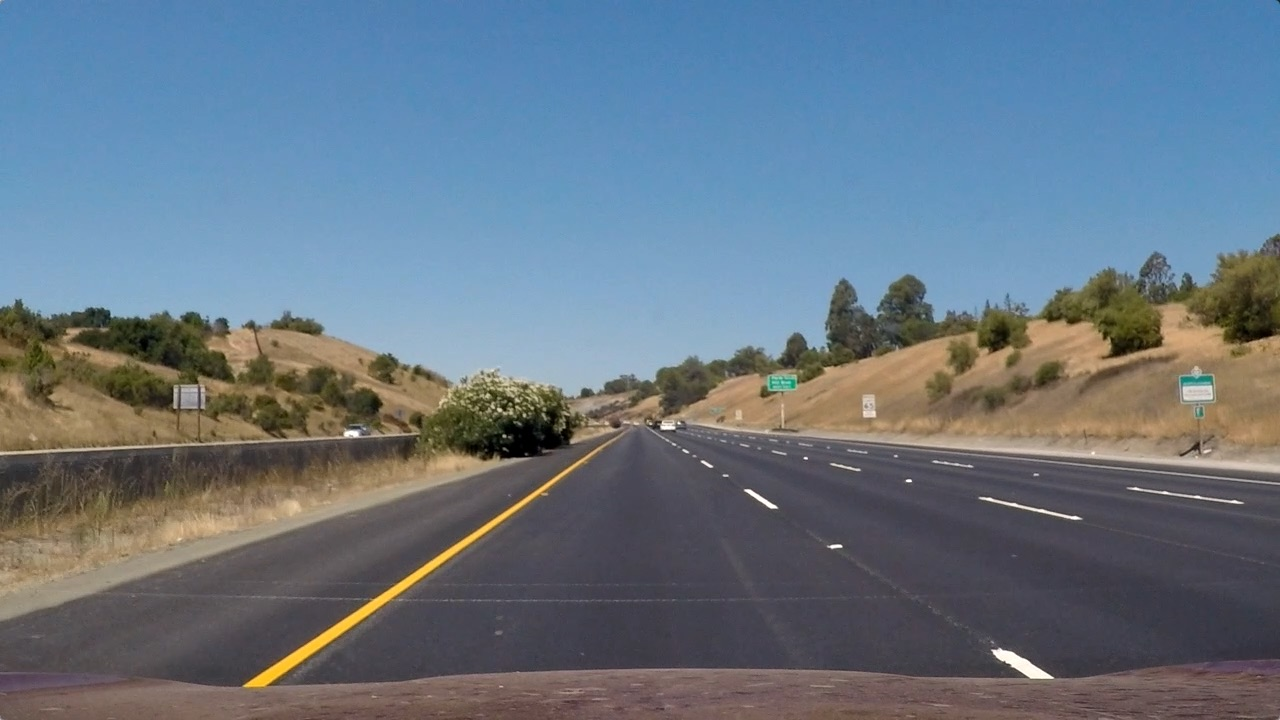
#> input picture test_images/straight_lines1.jpg, 1280 x 720 px
$ jupyter execute perspective_transformation.ipynb   (shell and % lines are left out)
#> lines starting #> are read from the running program, lines starting #| are printed output that depends on the picture; after the words box and inside, x2 and y2 are one past the last pixel; in counts of white or black regions, pixels touching at a corner belong together
### utils.py
#!/usr/bin/env python3
# -*- coding: utf-8 -*-
"""
Created on Tue Mar  7 00:50:07 2017

@author: pierluigiferrari
"""

import numpy as np
import cv2
import pickle

def load_camera_calib(filepath):
    '''
    Load a camera matrix and distortion coefficients from a pickle file.
    '''
#> called with filepath = 'cam_calib.p'

    with open(filepath, "rb") as f:
#> (reads cam_calib.p from the repository)
        cam_calib = pickle.load(f)

    cam_matrix = cam_calib['cam_matrix']
    dist_coeffs = cam_calib['dist_coeffs']

    print("Camera matrix and distortion coefficients loaded.")

    return cam_matrix, dist_coeffs

# [76 lines left out: functions load_warp_params, create_split_view, not called in this run]

### perspective_transformation.ipynb
# Computing the Perspective Transformation Parameters

This notebook provides a brief description of how to compute the perspective transformation matrices and conversion factors between pixels and meters required by the lane tracker.

---
## 0. Import Modules, Load Camera Matrix

[cell 1]
import numpy as np
import cv2
import matplotlib.pyplot as plt
import matplotlib.image as mpimg
import pickle

from utils import load_camera_calib

[cell 2]
cam_matrix, dist_coeffs = load_camera_calib('cam_calib.p')

---
## 1. Compute Perspective Transformation

The goal of the perspective transformation is to create bird's eye view versions of images recorded by a camera mounted on a vehicle. For the lane tracker to work correctly, it needs to see the ground plane (i.e. the road) perpendicularly from above. In order compute this transformation, we'll take an image recorded with the mounted camera while the vehicle is on a flat, straight road with clear lane lines.

This perspective transformation is a linearization of the true surface, i.e. we're pretending that the surface that the vehicle is driving on is a perfect plane that is at all times parallel to the velocity vector of the vehicle. In reality, of course, the surface is not a plane. Whenever there are hills or bumps in the road, the perspective transformation we compute here will be a poor approximation to the true perpendicular view from above. To be more precise, whenever the slope of the road ahead changes, the perspective transform fails to truly show the surface perpendiculalry from above as long as the change rate of the slope is non-zero.

This approach has a number of shortcomings. The surface is not flat, the road and its lane lines are not perfectly straight, and the car and its camera are not oriented perfectly along the direction of the lane. Despite these shortcomings, this approximation is the best we have without having to build a much more complex system.

The procedure for the calibration is this:

1. Pick an image recorded with the mounted camera while the vehicle is on a flat, straight road with clearly visible lane lines. It is important that the road is as close to flat as possible and that the lane lines are as close to straight as possible. Ideally, the camera is in the center of the lane and oriented perfectly along the direction of the lane.
2. Pick two points on each of the two lane lines such that the four points form a trapezoid with bases parallel to the horizontal axis of the image. This is the set of source points for the transform.
3. Pick four points that form a rectangle. This is the set of destination points for the transform, i.e. the transform will be computed as a linear transformation (i.e. a matrix) that maps the source points onto the destination points.
4. Call `cv2.getPerspectiveTransform()` with the source and destination points to compute the transformation matrix.
5. Call `cv2.getPerspectiveTransform()` with the source and destination points in reverse order to compute the inverse transformation matrix. We will need this to transform detected lane lines back to the original view after processing.
6. Choose a size (width, height) for the transformed image.
7. Call `cv2.warpPerspective()` with the calibration image and the transformation matrix.
8. If the transformed image contains a suitable stretch of the road ahead and displays the lane lines as nearly parallel, the transformation matrix computed in step 4 is usable. If not, tune the source points, destination points and/or the output size of the transformed image and repeat the procedure.

A note about the last step: You will want to make sure that the transformation makes the lane lines (close to) parallel, granted that the road in the input image is (close to) straight. In order detect and project lane lines for a meaningful stretch of the road ahead, you will also want to make sure that the transformed image contains a long enough stretch of the road. Lastly, the lane tracker works better the more straight the lane lines are. In order to make the lane tracker work better on sharp turns, it helps to stretch out the transformed image vertically so that curved lane lines become a bit more straight. This transformation is neutral, as the lane lines found in the transformed image will be transformed back to the original view after processing using the inverse of the transformation matrix.

The cells below perform the steps explained above on an example image.

---

First, we'll define a small helper function that takes as input an image and a set of vertices and draws a polygon onto the image. This helps visualize our choice of source points and identify problems in the transformed image.

[cell 3]
# Define a helper function to visualize the trapezoid of warp points
# on the image to make sure the warp points are chosen accurately.

def draw_polygon(img, vertices, color=[255, 0, 0], thickness=2):
    output = np.copy(img)
    for i in range(len(vertices)-1):
        cv2.line(output, vertices[i], vertices[i+1], color, thickness)
    cv2.line(output, vertices[len(vertices)-1], vertices[0], color, thickness)
    return output

Before we compute the transform, it is always a good idea to rectify the calibration image of any distortion. Using a camera matrix and distortion coefficient for your camera, undistort the calibration image as below.

[cell 4]
# Load images for perspective warp calibration and display the chosen vertices.

# Load and undistort the calibration image. This example image has a size of 1280x720
calib_image = cv2.undistort(mpimg.imread('test_images/straight_lines1.jpg'), cam_matrix, dist_coeffs, None, cam_matrix)
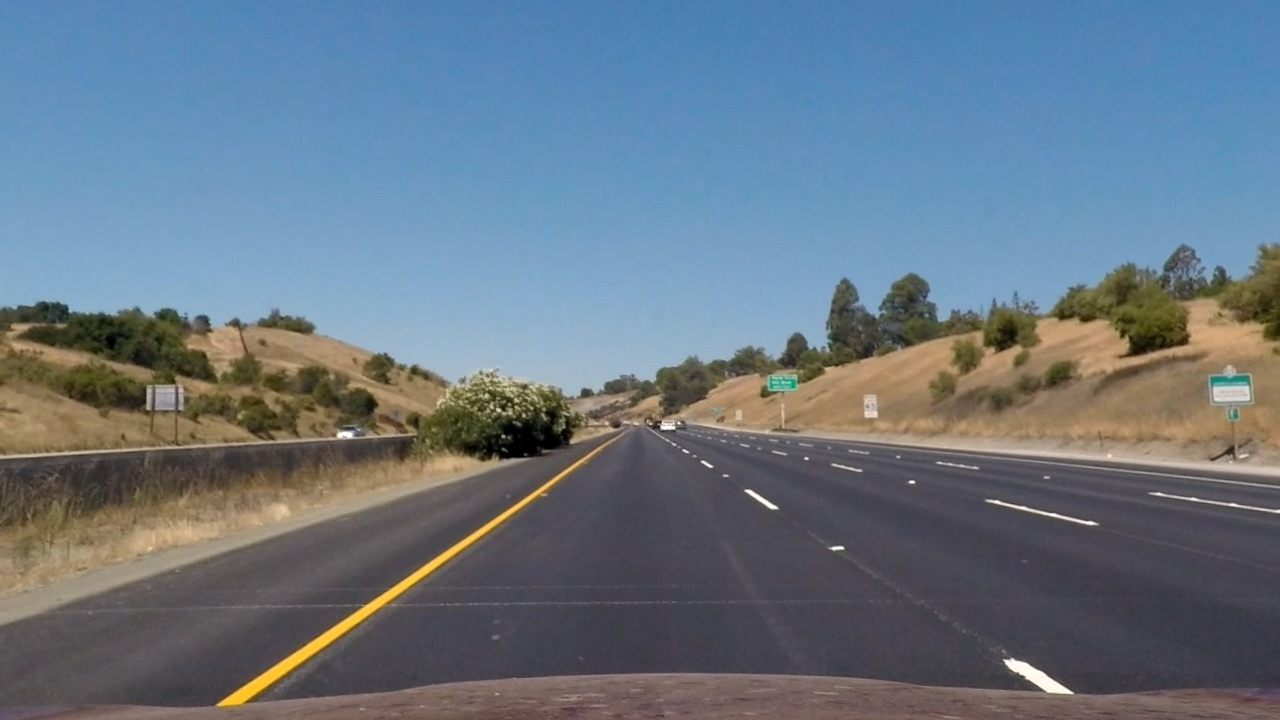
#> calib_image: shape (720, 1280, 3); mean R, G, B 103.6, 118.3, 131.6

# Choose source points...
vertices = [(242,695),
            (564,473),
            (721,473),
            (1064,695)]

# ...and draw them onto the image. Adjust the source points and repeat this step until you have a good set of source points.
calib_image_trapezoid = draw_polygon(calib_image, vertices)
#> after the loop in draw_polygon, `for i in range(len(vertices)-1):`:
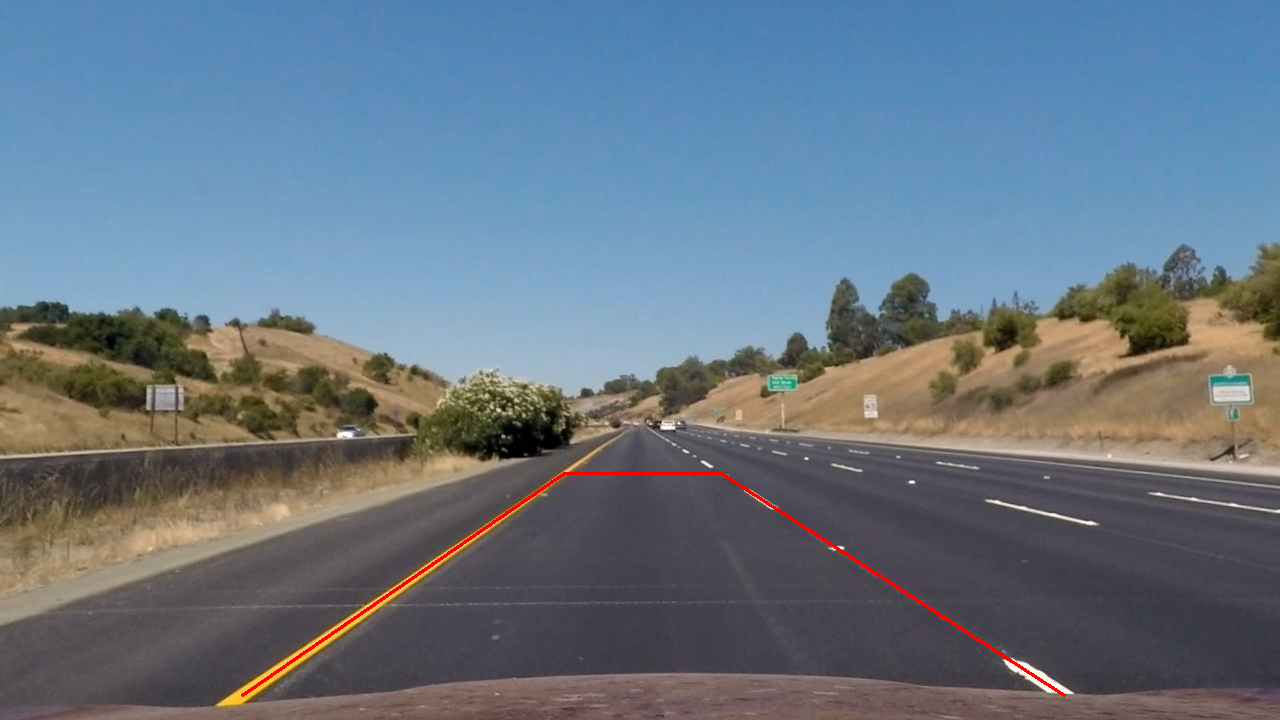
#> output: shape (720, 1280, 3); 0.34% of pixels changed, all inside (x1, y1, x2, y2) = (241, 472, 1066, 697)
#> in draw_polygon, `cv2.line(output, vertices[len(vertices)-1], vertices[0], color, thickn..`:
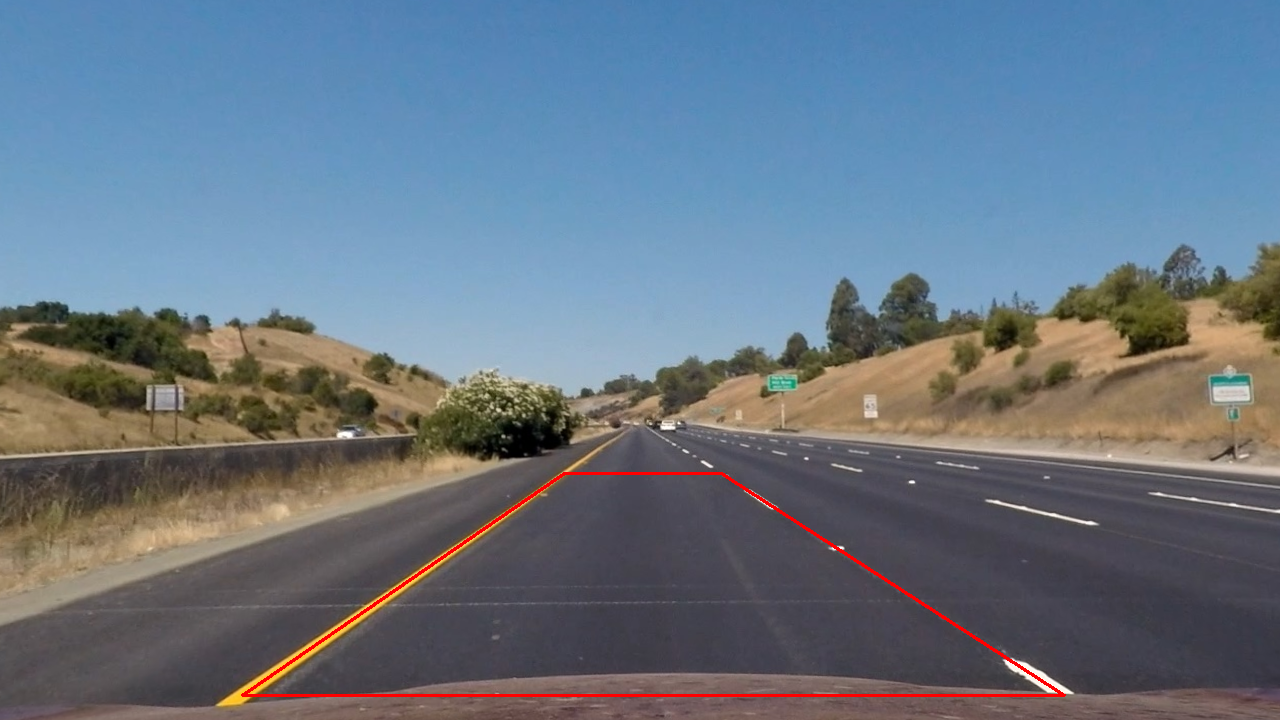
#> output: shape (720, 1280, 3); 0.27% of pixels changed, all inside (x1, y1, x2, y2) = (244, 694, 1063, 697)

src = np.array(vertices, np.float32)

# Choose destination points.
dst = np.array([[439,1100],
                [439,380],
                [643,380],
                [643,1100]], np.float32)

# Compute the transformation matrix...
M = cv2.getPerspectiveTransform(src, dst)
#> M = [[-0.162, -1.28, 641.4], [8.55e-16, -3.02, 1380.9], [7.21e-19, -0.00238, 1]]
# ...and its inverse.
Minv = cv2.getPerspectiveTransform(dst, src)
#> Minv = [[0.539, -0.504, 350], [-1.77e-16, -0.331, 457.3], [-3.14e-19, -0.000787, 1]]

# Check what the transformed image looks like. The chosen output size for this example is 1080x1100
warped_calib_image_trapezoid = cv2.warpPerspective(calib_image_trapezoid, M, (1080,1100), flags=cv2.INTER_LINEAR)
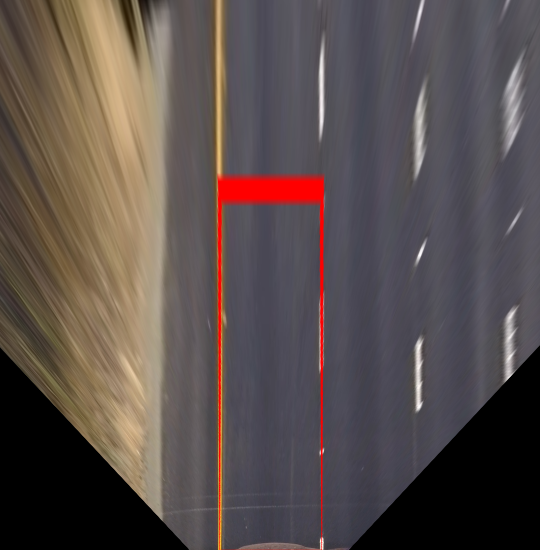
#> warped_calib_image_trapezoid: shape (1100, 1080, 3) (shown at 1/2 size); mean R, G, B 88.7, 78.1, 75.7

[cell 5]
# Plot the results

f, axes = plt.subplots(2, 1, figsize=(20, 24))
f.tight_layout()
axes[0].imshow(calib_image_trapezoid)
axes[0].set_title('Undistorted image with source points', fontsize=20)
axes[0].set_xticks(range(0, 1280, 40)); # Semicolon suppresses output
axes[1].imshow(warped_calib_image_trapezoid)
axes[1].set_title('Warped image with destination points', fontsize=20)
axes[1].set_xticks(range(0, 1080, 60));

---
## 2. Compute Metric Conversion

The cell below computes an approximate conversion of pixels to meters. This conversion is used to compute the curve radius and the deviation of the vehicle from the center of the lane. The lane tracker will work without it, but then you won't have a meaningful estimation of these two metrics. Not that the way we are estimating the conversion factors here or the way the curvature of the lane is computed is accurate anyway, but it's a barely acceptable approximation.

The procedure to estimate the metric conversion factors is this:

1. From the transformed (warped) image, slice out a patch that has the width of the lane and the length of one dashed white lane line.
2. Compute the ratio of the width of the lane in meters and the width of the patch in pixels.
2. Compute the ratio of the length of the dashed white lane line in meters and the height of the patch in pixels.

This procedure requires knowledge of the width of the lane and the length of the dashed white lane line. If you cannot measure these metrics in the field, it might be a good enough approximation to look up the standardized lane widths and dashed line lengths for your respective country. The example image used above was recorded on a US highway, where the minimum lane width required by regulations is 12 feet, or approximately 3.66 meters, and the length of a dashed white lane line is 10 feet, or approximately 3.05 meters.

[cell 6]
# Do a quick & dirty computation of the metric measurements in our warped images

# Warp the calibration image without the trapezoid drawn onto it
warped_calib_image = cv2.warpPerspective(calib_image, M, (1080,1100), flags=cv2.INTER_NEAREST)
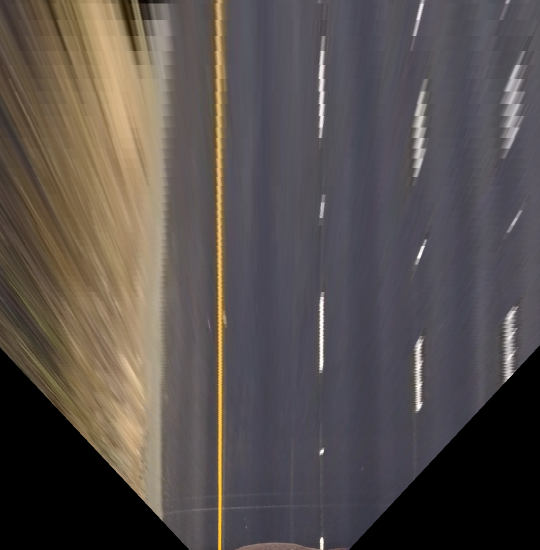
#> warped_calib_image: shape (1100, 1080, 3) (shown at 1/2 size); mean R, G, B 86.8, 79.7, 77.2

# Slice out a patch that has the width of the lane and the length of one dashed white lane line
measurement_patch = warped_calib_image[594:740,446:642]
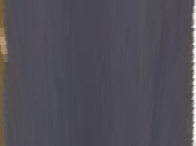
#> measurement_patch: shape (146, 196, 3); mean R, G, B 80.9, 78.3, 88.2

h = measurement_patch.shape[1]
#> h = 196
v = measurement_patch.shape[0]
#> v = 146

mpph = 3.66/h # meters per pixel horizontally
#> mpph = 0.0187
mppv = 3.05/v # meters per pixel vertically
#> mppv = 0.0209

plt.figure(figsize=(8,8))
plt.imshow(measurement_patch);
